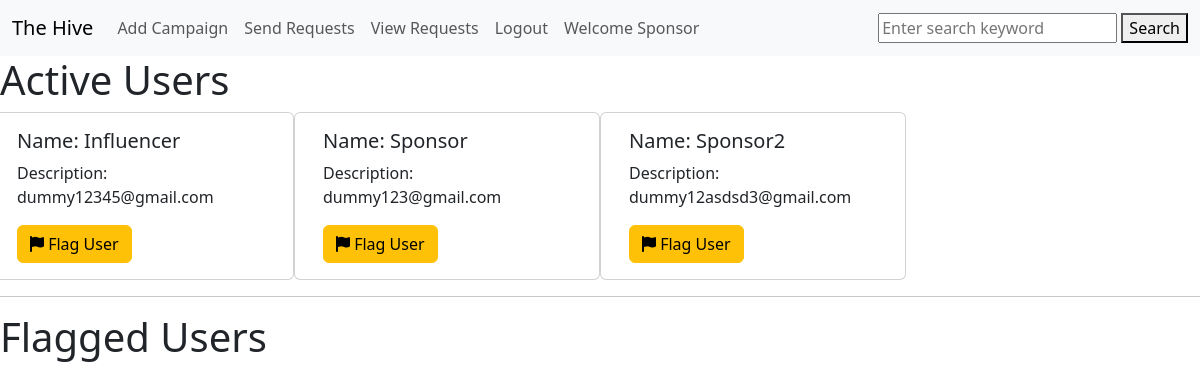
The app's page /admin_users (signed in) with its own data.
### application/model.py (models this page shows, shortened)
class User(db.Model):
    id = db.Column(db.Integer,primary_key = True)
    username = db.Column(db.String(80), unique = True)
    password = db.Column(db.String(80))
    email = db.Column(db.String(120), unique=True, nullable=False)
    dob = db.Column(db.DATE, nullable = True)
    address = db.Column(db.String(120), nullable=True)
    city = db.Column(db.String(80))
    state = db.Column(db.String(80))
    country = db.Column(db.String(80))
    is_flagged = db.Column(db.Boolean, default=False)
    role = db.relationship('Role', secondary = 'user_role' )

### application/routes.py (the view)
@app.route('/admin_users')
def admin_users():
    users = User.query.all()
    inf = Influencer.query.all()
    spo = Sponsor.query.all()
    return render_template('admin_users.html', users = users)

### templates/admin_users.html (shortened to what this page needs)
{% extends 'base_with_navbar.html' %}
{% block content %}
<h1>Active Users</h1>
<div class="row">
    {% for user in users %}
        {% if user.is_flagged != True %}
            {% if user.username != 'admin'%}
                <div class="card col-3">
                    <div class="card-body">
                        <h5 class="card-title">Name: {{ user.username }}</h5>
                        <p class="card-description">Description: {{ user.email }}</p>
                        <form action="/flag_users/{{ user.id }}" method="POST" style="display:inline;">
                            <button type="submit" class="btn btn-warning">
                                <i class="fa fa-flag" aria-hidden="true"></i> Flag User
                            </button>
                        </form>
                    </div>
                </div>
            {% endif %}
        {% endif %}
    {% endfor %}
</div>
<hr>
<h1>Flagged Users</h1>
{% endblock content %}

### records on screen
User: username "Influencer", email "dummy12345@gmail.com"
User: username "Sponsor", email "dummy123@gmail.com"
User: username "Sponsor2", email "dummy12asdsd3@gmail.com"

### other values on screen
{{ session['username'] }} "Sponsor"
